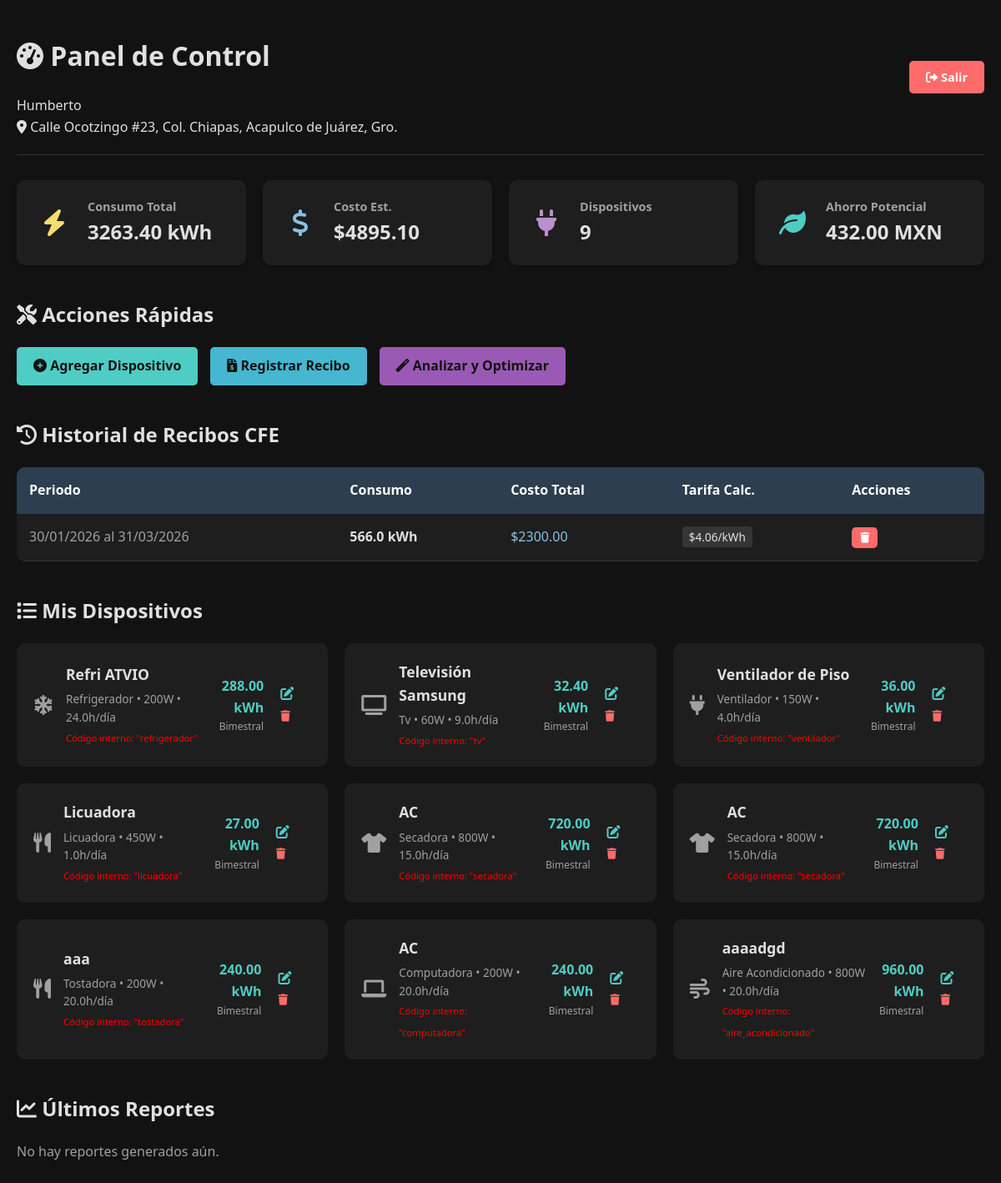
Page /dashboard/1 on the earlier database version.
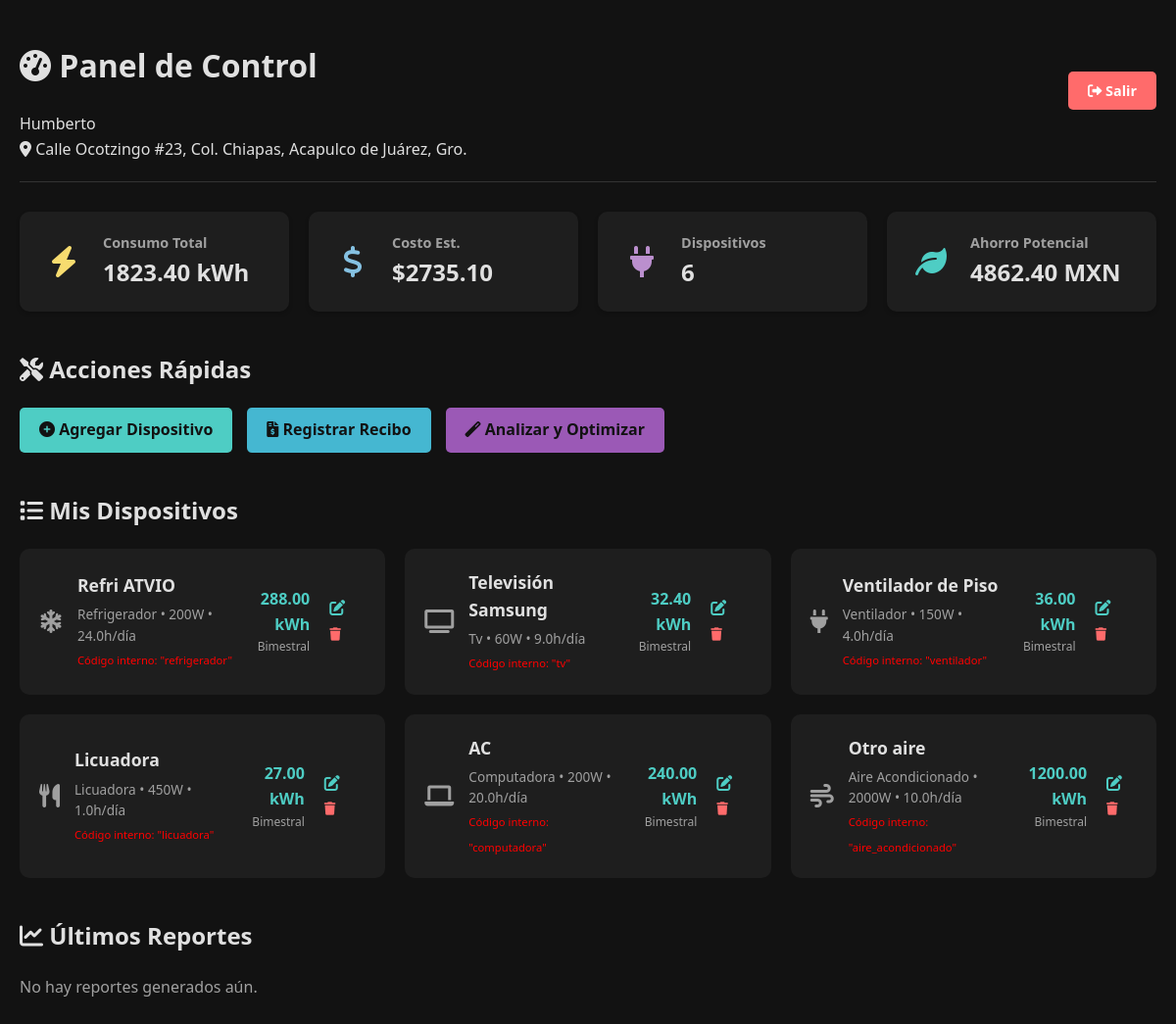
Same page on the later database version.
### models.py (models this page shows, shortened)
class Reporte(db.Model):
    __tablename__ = 'reportes'
    id = db.Column(db.Integer, primary_key=True)
    usuario_id = db.Column(db.Integer, db.ForeignKey('usuarios.id'), nullable=False)
    fecha_generacion = db.Column(db.DateTime, default=datetime.utcnow)
    consumo_actual_kwh = db.Column(db.Float, nullable=False)
    consumo_optimizado_kwh = db.Column(db.Float, nullable=False)
    ahorro_kwh = db.Column(db.Float, nullable=False)
    ahorro_pesos = db.Column(db.Float, nullable=False)
    archivo_pdf = db.Column(db.String(200))  # ruta al archivo PDF generado

class ConsumoBimestral(db.Model):
    __tablename__ = 'consumos_bimestrales'
    id = db.Column(db.Integer, primary_key=True)
    usuario_id = db.Column(db.Integer, db.ForeignKey('usuarios.id'), nullable=False)
    periodo_inicio = db.Column(db.Date, nullable=False)
    periodo_fin = db.Column(db.Date, nullable=False)
    consumo_kwh = db.Column(db.Float, nullable=False)
    costo_total = db.Column(db.Float, nullable=False)
    fecha_registro = db.Column(
    db.DateTime(timezone=True),
    default=lambda: datetime.now(timezone.utc)
)
    def costo_por_kwh(self):
        if self.consumo_kwh > 0:
            return self.costo_total / self.consumo_kwh
        return 0

class Dispositivo(db.Model):
    __tablename__ = 'dispositivos'
    id = db.Column(db.Integer, primary_key=True)
    usuario_id = db.Column(db.Integer, db.ForeignKey('usuarios.id'), nullable=False)
    nombre = db.Column(db.String(100), nullable=False)
    tipo = db.Column(db.String(100), nullable=False)
    potencia_watts = db.Column(db.Float, nullable=False)
    horas_uso_dia = db.Column(db.Float, nullable=False)
    fecha_registro = db.Column(db.DateTime, default=datetime.utcnow)
    def consumo_diario_kwh(self):
        return (self.potencia_watts * self.horas_uso_dia) / 1000
    def consumo_mensual_kwh(self):
        return self.consumo_diario_kwh() * 30
    def consumo_bimestral_kwh(self):
        return self.consumo_mensual_kwh() * 2

### app.py (the view)
@app.route('/dashboard/<int:usuario_id>')
def dashboard(usuario_id):
    usuario = db.session.get(Usuario, usuario_id)
    if not usuario:
        flash('Usuario no encontrado', 'danger')
        return redirect(url_for('lista_usuarios'))
    dispositivos = usuario.dispositivos
    consumos = usuario.consumos
    reportes = usuario.reportes
    total_dispositivos = len(dispositivos)
    consumo_total = sum(d.consumo_bimestral_kwh() for d in dispositivos) if dispositivos else 0
    ultimo_consumo = consumos[-1] if consumos else None
    ultimo_reporte = reportes[-1] if reportes else None
    return render_template('dashboard.html',
                          usuario=usuario,
                          dispositivos=dispositivos,
                          total_dispositivos=total_dispositivos,
                          consumo_total=consumo_total,
                          ultimo_consumo=ultimo_consumo,
                          ultimo_reporte=ultimo_reporte)

### templates/dashboard.html (shortened to what the changed rows need)
{% extends "base.html" %}
{% block content %}
<div class="dashboard-header">
    <div class="user-info">
        <h1>
            <i class="fas fa-tachometer-alt"></i>
            Panel de Control
        </h1>
    </div>
</div>
<div class="stats-grid">
    <div class="stat-card consumption">
        <div class="info">
            <h3>Consumo Total</h3>
            <div class="value">{{ "%.2f"|format(consumo_total) }} kWh</div>
        </div>
    </div>
    <div class="stat-card cost">
        <div class="info">
            <h3>Costo Est.</h3>
            <div class="value">${{ "%.2f"|format(consumo_total * 1.5) }}</div>
        </div>
    </div>
    <div class="stat-card devices">
        <div class="info">
            <h3>Dispositivos</h3>
            <div class="value">{{ total_dispositivos }}</div>
        </div>
    </div>
    <div class="stat-card-savings">
        <div class="info">
            <h3>Ahorro Potencial</h3>
            <div class="value">{{ "%.2f"|format(ultimo_reporte.ahorro_pesos) if ultimo_reporte else '0.00' }} MXN</div>
        </div>
    </div>
</div>
<div class="section">
    <div class="section-header">
        <h2><i class="fas fa-tools"></i> Acciones Rápidas</h2>
    </div>
    {% if usuario.consumos %}
<div class="section" style="margin-top: 40px;">
    <div class="section-header">
        <h2><i class="fas fa-history"></i> Historial de Recibos CFE</h2>
    </div>
    <div style="overflow-x: auto;">
        <table style="width: 100%; border-collapse: collapse; background: var(--card-bg); border-radius: 10px; overflow: hidden;">
            <thead>
                <tr style="background: #2c3e50; color: white; text-align: left;">
                    <th style="padding: 15px;">Periodo</th>
                    <th style="padding: 15px;">Consumo</th>
                    <th style="padding: 15px;">Costo Total</th>
                    <th style="padding: 15px;">Tarifa Calc.</th>
                    <th style="padding: 15px;">Acciones</th>
                </tr>
            </thead>
            <tbody>
                {% for recibo in usuario.consumos|reverse %}
                <tr style="border-bottom: 1px solid #333;">
                    <td style="padding: 15px; color: var(--text-secondary);">
                        {{ recibo.periodo_inicio.strftime('%d/%m/%Y') }} al {{ recibo.periodo_fin.strftime('%d/%m/%Y') }}
                    </td>
                    <td style="padding: 15px; font-weight: bold;">{{ recibo.consumo_kwh }} kWh</td>
                    <td style="padding: 15px; color: #85c1e2;">${{ "%.2f"|format(recibo.costo_total) }}</td>
                    <td style="padding: 15px;">
                        <span style="background: rgba(255, 255, 255, 0.1); padding: 3px 8px; border-radius: 4px; font-size: 0.85rem;">
                            ${{ "%.2f"|format(recibo.costo_por_kwh()) }}/kWh
                        </span>
                    </td>
                    <td style="padding: 15px;">
                        <form method="POST" action="{{ url_for('eliminar_consumo', usuario_id=usuario.id, consumo_id=recibo.id) }}" style="display: inline;">
                            <button type="submit" class="btn btn-danger btn-small" style="padding: 5px 10px; font-size: 0.8rem;" onclick="return confirm('¿Borrar este recibo?');">
                                <i class="fas fa-trash"></i>
                            </button>
                        </form>
                    </td>
                </tr>
                {% endfor %}
            </tbody>
        </table>
    </div>
</div>
{% endif %}
</div>
<div class="section" style="margin-top: 40px;">
    <div class="section-header">
        <h2><i class="fas fa-list"></i> Mis Dispositivos</h2>
    </div>
    {% if dispositivos and dispositivos|length > 0 %}
    <div class="device-list">
        {% for device in dispositivos %}
        <div class="device-item">
            <div class="device-icon">
                {% set tipo = (device.tipo or '')|lower %}
                {% if 'refrigerador' in tipo or 'nevera' in tipo %}
                    <i class="fas fa-snowflake"></i>
                {% elif 'tv' in tipo or 'televisor' in tipo or 'pantalla' in tipo %}
                    <i class="fas fa-tv"></i>
                {% elif 'lavadora' in tipo or 'secadora' in tipo or 'centro_lavado' in tipo %}
                    <i class="fas fa-tshirt"></i>
                {% elif 'aire' in tipo or 'acondicionado' in tipo or 'clima' in tipo or 'minisplit' in tipo %}
                    <i class="fas fa-wind"></i>
                {% elif 'compu' in tipo or 'laptop' in tipo or 'ordenador' in tipo or 'pc' in tipo or 'modem' in tipo or 'router' in tipo %}
                    <i class="fas fa-laptop"></i>
                {% elif 'microondas' in tipo or 'horno' in tipo or 'estufa' in tipo or 'tostadora' in tipo or 'licuadora' in tipo or 'freidora' in tipo %}
                    <i class="fas fa-utensils"></i>
                {% elif 'foco' in tipo or 'led' in tipo or 'luz' in tipo or 'lampara' in tipo or 'bombilla' in tipo %}
                    <i class="fas fa-lightbulb"></i>
                {% elif 'consola' in tipo or 'videojuego' in tipo or 'xbox' in tipo or 'playstation' in tipo or 'nintendo' in tipo %}
                    <i class="fas fa-gamepad"></i>
                {% elif 'plancha' in tipo %}
                    <i class="fas fa-tshirt" style="transform: rotate(45deg);"></i>
                {% elif 'cafetera' in tipo %}
                    <i class="fas fa-coffee"></i>
                {% elif 'calentador' in tipo or 'boiler' in tipo or 'ducha' in tipo %}
                    <i class="fas fa-hot-tub"></i>
                {% elif 'aspiradora' in tipo %}
                    <i class="fas fa-broom"></i>
                {% else %}
                    <i class="fas fa-plug"></i>
                {% endif %}
            </div>
            <div class="device-info">
                <h3>{{ device.nombre }}</h3>
                <p>
                    {{ device.tipo|replace('_', ' ')|title }}
                    • {{ "%.0f"|format(device.potencia_watts) }}W
                    • {{ device.horas_uso_dia }}h/día
                </p>
                <small style="color: red; font-size: 0.7rem;">Código interno: "{{ device.tipo }}"</small>
            </div>
            <div class="device-consumption">
                <div class="consumption">{{ "%.2f"|format(device.consumo_bimestral_kwh()) }} kWh</div>
                <div class="label">Bimestral</div>
            </div>
            <div class="device-actions">
                <a href="{{ url_for('editar_dispositivo', usuario_id=usuario.id, dispositivo_id=device.id) }}" class="btn" style="background: none; color: #4ECDC4; padding: 5px;">
                    <i class="fas fa-edit"></i>
                </a>
                <form method="POST" action="{{ url_for('eliminar_dispositivo', usuario_id=usuario.id, dispositivo_id=device.id) }}" style="display: inline;">
                    <button type="submit" class="btn btn-danger btn-small" style="background: none; color: #FF6B6B; padding: 5px;" onclick="return confirm('¿Estás seguro de eliminar este dispositivo?');">
                        <i class="fas fa-trash"></i>
                    </button>
                </form>
            </div>
        </div>
        {% endfor %}
    </div>
    {% else %}
    <div class="empty-state">
        <i class="fas fa-plug" style="font-size: 3rem; color: #333; margin-bottom: 20px; display: block;"></i>
        <h3>No hay dispositivos registrados</h3>
        <p>Agrega tu primer dispositivo para comenzar a monitorear tu consumo energético</p>
    </div>
    {% endif %}
</div>
<div class="section" style="margin-top: 40px;">
    <div class="section-header">
        <h2><i class="fas fa-chart-line"></i> Últimos Reportes</h2>
    </div>
</div>
{% endblock %}

Differences in the rows shown:
no longer on this page (row unchanged): Reporte: ahorro_pesos "432.00"
removed ConsumoBimestral: periodo_inicio "30/01/2026", periodo_fin "31/03/2026", consumo_kwh "566.0", costo_total "2300.00", costo_por_kwh "4.06"
removed Dispositivo: nombre "AC", tipo "Secadora", potencia_watts "800", horas_uso_dia "15.0", tipo "secadora", consumo_bimestral_kwh "720.00"
removed Dispositivo: nombre "AC", tipo "Secadora", potencia_watts "800", horas_uso_dia "15.0", tipo "secadora", consumo_bimestral_kwh "720.00"
removed Dispositivo: nombre "aaa", tipo "Tostadora", potencia_watts "200", horas_uso_dia "20.0", tipo "tostadora", consumo_bimestral_kwh "240.00"
removed Dispositivo: nombre "aaaadgd", tipo "Aire Acondicionado", potencia_watts "800", horas_uso_dia "20.0", tipo "aire_acondicionado", consumo_bimestral_kwh "960.00"
added Reporte: ahorro_pesos "4862.40"
added Dispositivo: nombre "Otro aire", tipo "Aire Acondicionado", potencia_watts "2000", horas_uso_dia "10.0", tipo "aire_acondicionado", consumo_bimestral_kwh "1200.00"
Other differences:
{{ "%.2f"|format(consumo_total) }}: "3263.40" → "1823.40"
{{ "%.2f"|format(consumo_total * 1.5) }}: "4895.10" → "2735.10"
{{ total_dispositivos }}: "9" → "6"
text no longer shown: "Historial de Recibos CFE Periodo Consumo Costo Total Tarifa Calc. Acciones"
